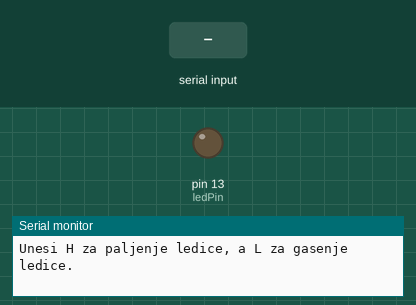
The sketch below on a simulated Arduino Uno, built with avr-gcc and run on an emulated ATmega328P. On the bench: output pins drawn as LEDs (lit = HIGH), the last lines printed to the serial monitor. The inputs (shaded band) are chosen by the test bench.

Above: at 1.2 s.
1.3 s: "H" received over Serial
At 1.9 s:
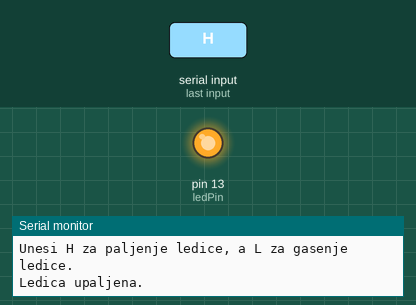
2.8 s: "L" received over Serial
At 4.2 s:
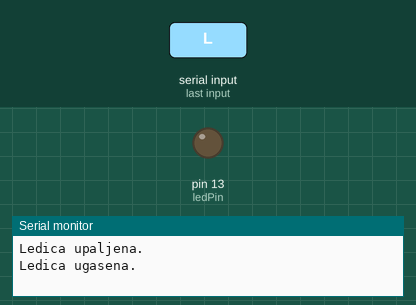
Timing chart, 0 to 5.8 s (numbered marks = the images above; inputs shaded):
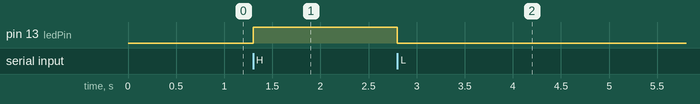

Measured:
- after the input at 1.3 s, pin 13 (ledPin): LOW → HIGH at once
- after the input at 2.8 s, pin 13 (ledPin): HIGH → LOW at once

The sketch:

serial-led-blink.ino
```cpp
/*
http://www.arduino.cc/en/Tutorial/PhysicalPixel
*/

const int ledPin = 13; // the pin that the LED is attached to
int incomingByte;      // a variable to read incoming serial data into

void setup() {

  // initialize serial communication:

  Serial.begin(9600);
  Serial.println("Unesi H za paljenje ledice, a L za gasenje ledice.");

  // initialize the LED pin as an output:

  pinMode(ledPin, OUTPUT);
}

void loop() {

  // see if there's incoming serial data:

  if (Serial.available() > 0) {

    // read the oldest byte in the serial buffer:

    incomingByte = Serial.read();

    // if it's a capital H (ASCII 72), turn on the LED:


    if (incomingByte == 'H') {

      digitalWrite(ledPin, HIGH);
      Serial.println("Ledica upaljena.");

    }

    // if it's an L (ASCII 76) turn off the LED:

    if (incomingByte == 'L') {

      digitalWrite(ledPin, LOW);
      Serial.println("Ledica ugasena.");

    }

  }
}
```
